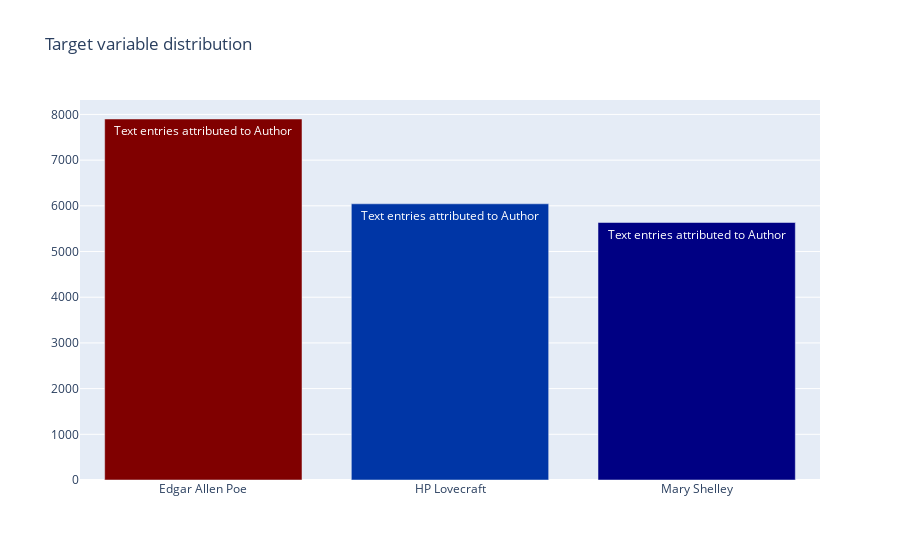

The cell this chart's notebook holds for it:
### Markdown cell above
## Summary statistics of the data set

Here we can visualize some basic statistics in the data, like the distribution of entries for each author. For this purpose, I will invoke the handy Plot.ly visualisation library and plot some simple bar plots.

### Code cell
z = {'EAP': 'Edgar Allen Poe', 'MWS': 'Mary Shelley', 'HPL': 'HP Lovecraft'}
data = [go.Bar(
            x = df.author.map(z).unique(),
            y = df.author.value_counts().values,
            marker= dict(colorscale='Jet',
                         color = df.author.value_counts().values
                        ),
            text='Text entries attributed to Author'
    )]

layout = go.Layout(
    title='Target variable distribution'
)

fig = go.Figure(data=data, layout=layout)

py.iplot(fig, filename='basic-bar')

### Figure 1 — Plotly figure (JSON) as saved in the notebook; plotly's stock layout.template omitted (floating-point values rounded to 4 significant figures)
{"data": [{"marker": {"color": [7900, 6044, 5635], "colorscale": [[0, "rgb(0,0,131)"], [0.2, "rgb(0,60,170)"], [0.4, "rgb(5,255,255)"], [0.6, "rgb(255,255,0)"], [0.8, "rgb(250,0,0)"], [1, "rgb(128,0,0)"]]}, "text": "Text entries attributed to Author", "type": "bar", "x": ["Edgar Allen Poe", "HP Lovecraft", "Mary Shelley"], "y": [7900, 6044, 5635]}], "layout": {"title": {"text": "Target variable distribution"}}}
